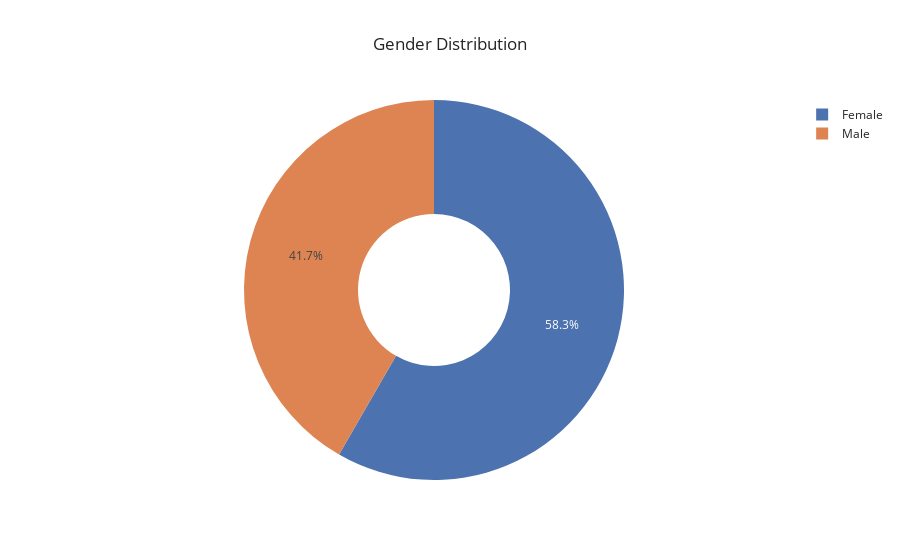

Notebook code cell kept with this figure:
### Code cell
# Plotting gender distribution pie plot
labels = {1:'Male', 0:'Female'} # Assigning 'Male' value for 1 and 'Female' value for 0
value_counts = gender['Male'].value_counts()
values = pd.DataFrame({'Male': value_counts.index, 'count': value_counts.values})
values['Male'] = values['Male'].map(labels)
fig = px.pie(values, values = 'count', names = 'Male', template = 'seaborn',
            title = 'Gender Distribution')
fig.update_traces(hole = .4)
fig.show()

### Figure 1 — Plotly figure (JSON) as saved in the notebook; plotly's stock layout.template omitted (floating-point values rounded to 4 significant figures)
{"data": [{"domain": {"x": [0, 1], "y": [0, 1]}, "hole": 0.4, "hovertemplate": "Male=%{label}<br>count=%{value}<extra></extra>", "labels": ["Female", "Male"], "legendgroup": "", "name": "", "showlegend": true, "type": "pie", "values": [118165, 84434]}], "layout": {"legend": {"tracegroupgap": 0}, "title": {"text": "Gender Distribution"}}}
